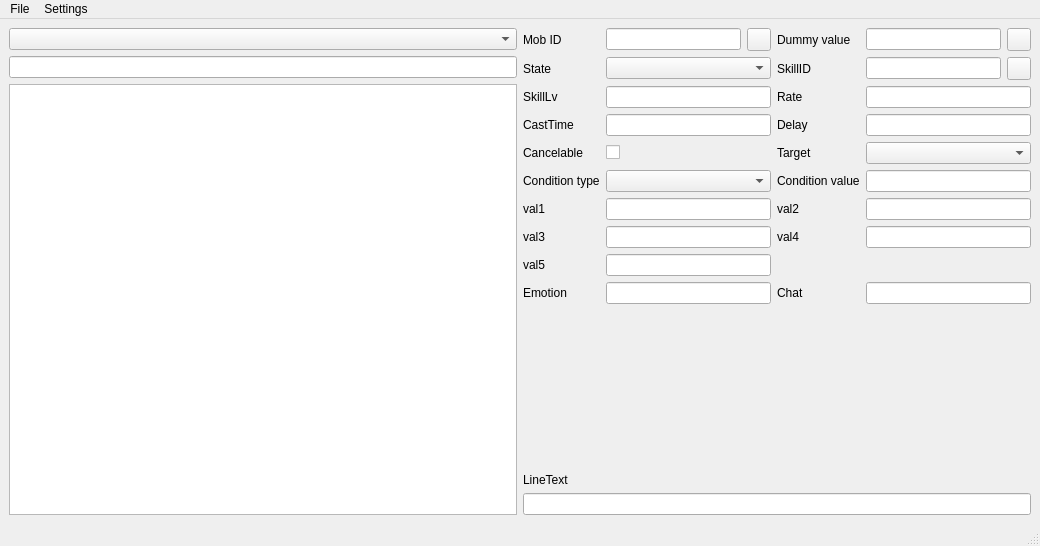
<?xml version="1.0" encoding="UTF-8"?>
<ui version="4.0">
 <class>MainWindow</class>
 <widget class="QMainWindow" name="MainWindow">
  <property name="geometry">
   <rect>
    <x>0</x>
    <y>0</y>
    <width>1040</width>
    <height>546</height>
   </rect>
  </property>
  <property name="font">
   <font>
    <family>Meiryo UI</family>
    <weight>50</weight>
    <bold>false</bold>
   </font>
  </property>
  <property name="windowTitle">
   <string>MobSkillDB Editor</string>
  </property>
  <widget class="QWidget" name="centralwidget">
   <property name="sizePolicy">
    <sizepolicy hsizetype="Expanding" vsizetype="Expanding">
     <horstretch>0</horstretch>
     <verstretch>0</verstretch>
    </sizepolicy>
   </property>
   <layout class="QHBoxLayout" name="horizontalLayout_3">
    <item>
     <layout class="QVBoxLayout" name="verticalLayout">
      <item>
       <widget class="QComboBox" name="comboBox_Files"/>
      </item>
      <item>
       <widget class="QLineEdit" name="lineEdit_Filter"/>
      </item>
      <item>
       <widget class="QListView" name="listView_Lines">
        <property name="editTriggers">
         <set>QAbstractItemView::NoEditTriggers</set>
        </property>
        <property name="showDropIndicator" stdset="0">
         <bool>false</bool>
        </property>
        <property name="selectionBehavior">
         <enum>QAbstractItemView::SelectRows</enum>
        </property>
       </widget>
      </item>
     </layout>
    </item>
    <item>
     <layout class="QVBoxLayout" name="verticalLayout_2">
      <item>
       <layout class="QGridLayout" name="gridLayout">
        <item row="0" column="0">
         <widget class="QLabel" name="label">
          <property name="text">
           <string>Mob ID</string>
          </property>
         </widget>
        </item>
        <item row="0" column="1">
         <layout class="QHBoxLayout" name="horizontalLayout">
          <item>
           <widget class="QLineEdit" name="lineEdit_MobId"/>
          </item>
          <item>
           <widget class="QToolButton" name="toolButton_MobId">
            <property name="text">
             <string/>
            </property>
            <property name="toolButtonStyle">
             <enum>Qt::ToolButtonIconOnly</enum>
            </property>
           </widget>
          </item>
         </layout>
        </item>
        <item row="0" column="2">
         <widget class="QLabel" name="label_2">
          <property name="text">
           <string>Dummy value</string>
          </property>
         </widget>
        </item>
        <item row="0" column="3">
         <layout class="QHBoxLayout" name="horizontalLayout_4">
          <item>
           <widget class="QLineEdit" name="lineEdit_DummyValue"/>
          </item>
          <item>
           <widget class="QToolButton" name="toolButton_DummyValue">
            <property name="text">
             <string/>
            </property>
           </widget>
          </item>
         </layout>
        </item>
        <item row="1" column="0">
         <widget class="QLabel" name="label_3">
          <property name="text">
           <string>State</string>
          </property>
         </widget>
        </item>
        <item row="1" column="1">
         <widget class="QComboBox" name="comboBox_State"/>
        </item>
        <item row="1" column="2">
         <widget class="QLabel" name="label_4">
          <property name="text">
           <string>SkillID</string>
          </property>
         </widget>
        </item>
        <item row="1" column="3">
         <layout class="QHBoxLayout" name="horizontalLayout_2">
          <item>
           <widget class="QLineEdit" name="lineEdit_SkillId"/>
          </item>
          <item>
           <widget class="QToolButton" name="toolButton_SkillId">
            <property name="text">
             <string/>
            </property>
           </widget>
          </item>
         </layout>
        </item>
        <item row="2" column="0">
         <widget class="QLabel" name="label_5">
          <property name="text">
           <string>SkillLv</string>
          </property>
         </widget>
        </item>
        <item row="2" column="1">
         <widget class="QLineEdit" name="lineEdit_SkillLv"/>
        </item>
        <item row="2" column="2">
         <widget class="QLabel" name="label_6">
          <property name="text">
           <string>Rate</string>
          </property>
         </widget>
        </item>
        <item row="2" column="3">
         <widget class="QLineEdit" name="lineEdit_Rate"/>
        </item>
        <item row="3" column="0">
         <widget class="QLabel" name="label_7">
          <property name="text">
           <string>CastTime</string>
          </property>
         </widget>
        </item>
        <item row="3" column="1">
         <widget class="QLineEdit" name="lineEdit_CastTime"/>
        </item>
        <item row="3" column="2">
         <widget class="QLabel" name="label_8">
          <property name="text">
           <string>Delay</string>
          </property>
         </widget>
        </item>
        <item row="3" column="3">
         <widget class="QLineEdit" name="lineEdit_Delay"/>
        </item>
        <item row="4" column="0">
         <widget class="QLabel" name="label_9">
          <property name="text">
           <string>Cancelable</string>
          </property>
         </widget>
        </item>
        <item row="4" column="1">
         <widget class="QCheckBox" name="checkBox_Cancelable">
          <property name="text">
           <string/>
          </property>
         </widget>
        </item>
        <item row="4" column="2">
         <widget class="QLabel" name="label_10">
          <property name="text">
           <string>Target</string>
          </property>
         </widget>
        </item>
        <item row="4" column="3">
         <widget class="QComboBox" name="comboBox_Target"/>
        </item>
        <item row="5" column="0">
         <widget class="QLabel" name="label_11">
          <property name="text">
           <string>Condition type</string>
          </property>
         </widget>
        </item>
        <item row="5" column="1">
         <widget class="QComboBox" name="comboBox_ConditionType"/>
        </item>
        <item row="5" column="2">
         <widget class="QLabel" name="label_12">
          <property name="text">
           <string>Condition value</string>
          </property>
         </widget>
        </item>
        <item row="5" column="3">
         <widget class="QLineEdit" name="lineEdit_ContitionValue"/>
        </item>
        <item row="6" column="0">
         <widget class="QLabel" name="label_13">
          <property name="text">
           <string>val1</string>
          </property>
         </widget>
        </item>
        <item row="6" column="1">
         <widget class="QLineEdit" name="lineEdit_Val1"/>
        </item>
        <item row="6" column="2">
         <widget class="QLabel" name="label_14">
          <property name="text">
           <string>val2</string>
          </property>
         </widget>
        </item>
        <item row="6" column="3">
         <widget class="QLineEdit" name="lineEdit_Val2"/>
        </item>
        <item row="7" column="0">
         <widget class="QLabel" name="label_15">
          <property name="text">
           <string>val3</string>
          </property>
         </widget>
        </item>
        <item row="7" column="1">
         <widget class="QLineEdit" name="lineEdit_Val3"/>
        </item>
        <item row="7" column="2">
         <widget class="QLabel" name="label_16">
          <property name="text">
           <string>val4</string>
          </property>
         </widget>
        </item>
        <item row="7" column="3">
         <widget class="QLineEdit" name="lineEdit_Val4"/>
        </item>
        <item row="8" column="0">
         <widget class="QLabel" name="label_17">
          <property name="text">
           <string>val5</string>
          </property>
         </widget>
        </item>
        <item row="8" column="1">
         <widget class="QLineEdit" name="lineEdit_Val5"/>
        </item>
        <item row="9" column="0">
         <widget class="QLabel" name="label_18">
          <property name="text">
           <string>Emotion</string>
          </property>
         </widget>
        </item>
        <item row="9" column="1">
         <widget class="QLineEdit" name="lineEdit_Emotion"/>
        </item>
        <item row="9" column="2">
         <widget class="QLabel" name="label_19">
          <property name="text">
           <string>Chat</string>
          </property>
         </widget>
        </item>
        <item row="9" column="3">
         <widget class="QLineEdit" name="lineEdit_Chat"/>
        </item>
       </layout>
      </item>
      <item>
       <spacer name="verticalSpacer">
        <property name="orientation">
         <enum>Qt::Vertical</enum>
        </property>
        <property name="sizeHint" stdset="0">
         <size>
          <width>17</width>
          <height>28</height>
         </size>
        </property>
       </spacer>
      </item>
      <item>
       <widget class="QLabel" name="label_21">
        <property name="text">
         <string>LineText</string>
        </property>
       </widget>
      </item>
      <item>
       <widget class="QLineEdit" name="lineEdit_LineText"/>
      </item>
     </layout>
    </item>
   </layout>
  </widget>
  <widget class="QMenuBar" name="menubar">
   <property name="geometry">
    <rect>
     <x>0</x>
     <y>0</y>
     <width>1040</width>
     <height>21</height>
    </rect>
   </property>
   <widget class="QMenu" name="menuEdit">
    <property name="title">
     <string>File</string>
    </property>
    <addaction name="actionSave"/>
    <addaction name="actionExit"/>
   </widget>
   <widget class="QMenu" name="menuSettings">
    <property name="title">
     <string>Settings</string>
    </property>
    <addaction name="actionFilePath"/>
   </widget>
   <addaction name="menuEdit"/>
   <addaction name="menuSettings"/>
  </widget>
  <widget class="QStatusBar" name="statusbar"/>
  <action name="actionSave">
   <property name="text">
    <string>Save</string>
   </property>
   <property name="font">
    <font>
     <family>Meiryo UI</family>
    </font>
   </property>
   <property name="shortcut">
    <string>Ctrl+S</string>
   </property>
  </action>
  <action name="actionFilePath">
   <property name="text">
    <string>File Path</string>
   </property>
   <property name="font">
    <font>
     <family>Meiryo UI</family>
    </font>
   </property>
  </action>
  <action name="actionExit">
   <property name="text">
    <string>Exit</string>
   </property>
  </action>
 </widget>
 <resources/>
 <connections/>
</ui>
